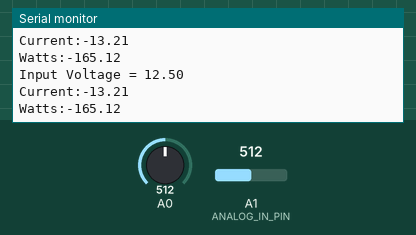
Simulated run of this sketch. Board: Arduino Uno, built with avr-gcc and run on an emulated ATmega328P. Shown: the last lines printed to the serial monitor. The inputs (shaded band) are chosen by the test bench; at power-on: A1 (ANALOG_IN_PIN) = 512, A0 = 512.

Above: at 5.7 s.
5.8 s: A1 (ANALOG_IN_PIN) set to 425
At 6.7 s:
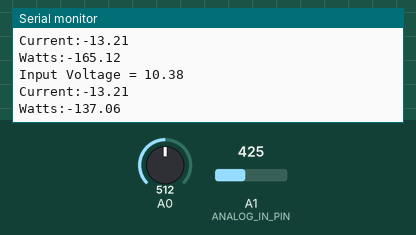
9.0 s: A1 (ANALOG_IN_PIN) set to 394
At 9.5 s:
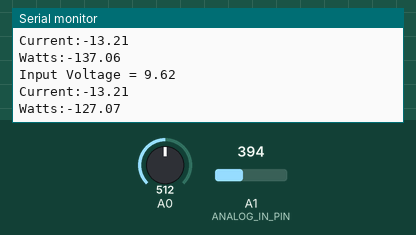
Timing chart, 0 to 11.5 s (numbered marks = the images above; inputs shaded):
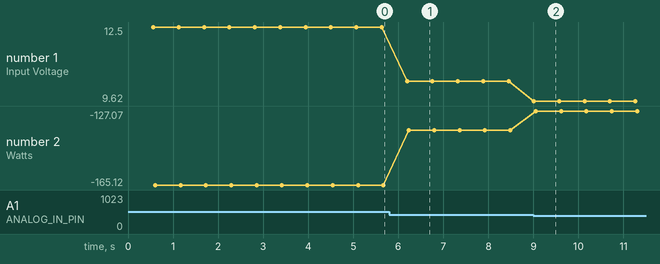

Measured:
- after the input at 5.8 s, the serial monitor: prints a new line after 0.39 s (image 1)
- after the input at 9.0 s, the serial monitor: prints a new line at once (image 2)
- plotted number 1: 12.5 → 10.38 after the input at 5.8 s, 10.38 → 9.62 after the input at 9.0 s
- plotted number 2: -165.12 → -137.06 after the input at 5.8 s, -137.06 → -127.07 after the input at 9.0 s

The sketch:

test1.ino
```cpp
#define ANALOG_IN_PIN A1 // voltage sensor input pin

// Floats for ADC voltage & Input voltage
float adc_voltage = 0.0;
float in_voltage = 0.0;

// Floats for resistor values in divider (in ohms)
float R1 = 30000.0;
float R2 = 7500.0;

// Float for Reference Voltage
float ref_voltage = 5.0;

// Integer for ADC value
int adc_value = 0;

// Measure current with ACS712
// and print on Serial Monitor
const int nSamples = 500;
const float vcc = 5.0;
const int adcMax = 1023;

const float sens = 0.185;  // 5A
//const float sens = 0.100;  // 20A
//const float sens = 0.66;  // 30A

float avg() {
  float val = 0;
  for (int i = 0; i < nSamples; i++) {
    val += analogRead(A0);
    delay(1);
  }
  return val / adcMax / nSamples;
}

void setup() {
  Serial.begin(9600);
}

void loop() {
  float cur = ((vcc / 2 - vcc * avg()) / sens)*1000;

  // Read the Analog Input
  adc_value = analogRead(ANALOG_IN_PIN);

  // Determine voltage at ADC input
  adc_voltage  = (adc_value * ref_voltage) / 1024.0;

  // Calculate voltage at divider input
  in_voltage = adc_voltage*(R1+R2)/R2;

  // Print results to Serial Monitor to 2 decimal places
  Serial.print("Input Voltage = ");
  Serial.println(in_voltage, 2);

  Serial.print("Current:");
  Serial.println(cur);

  Serial.print("Watts:");
  Serial.println(in_voltage * cur);
}
```
